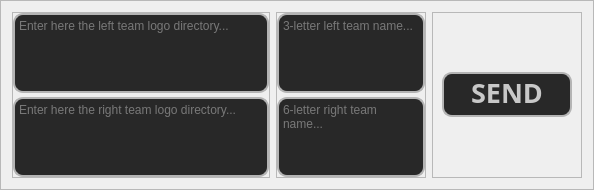
     <widget class="QFrame" name="dirs">
      <property name="maximumSize">
       <size>
        <width>16777215</width>
        <height>80</height>
       </size>
      </property>
      <property name="frameShape">
       <enum>QFrame::StyledPanel</enum>
      </property>
      <property name="frameShadow">
       <enum>QFrame::Raised</enum>
      </property>
      <layout class="QHBoxLayout" name="horizontalLayout_10">
       <item>
        <widget class="QFrame" name="frame_5">
         <property name="frameShape">
          <enum>QFrame::StyledPanel</enum>
         </property>
         <property name="frameShadow">
          <enum>QFrame::Raised</enum>
         </property>
         <layout class="QVBoxLayout" name="verticalLayout_5">
          <property name="spacing">
           <number>4</number>
          </property>
          <property name="leftMargin">
           <number>0</number>
          </property>
          <property name="topMargin">
           <number>0</number>
          </property>
          <property name="rightMargin">
           <number>0</number>
          </property>
          <property name="bottomMargin">
           <number>0</number>
          </property>
          <item>
           <widget class="QTextEdit" name="lTeamLogo">
            <property name="styleSheet">
             <string notr="true">QTextEdit {
	border-radius: 10px;
	background-color: rgb(40, 40, 40);
	padding-bottom: 4px;
	color: rgb(200, 200, 200);
	border: 2px solid rgb(180, 180, 180);
}

QTextEdit:hover {
	border-radius: 10px;
	background-color: rgb(55, 55, 55);
	padding-bottom: 4px;
	color: rgb(210, 210, 210);
	border: 2px solid rgb(190, 190, 190);
}

QTextEdit:focus {
	border-radius: 10px;
	background-color: rgb(30, 30, 30);
	padding-bottom: 4px;
	color: rgb(190, 190, 190);
	border: 2px solid rgb(170, 170, 170);
}</string>
            </property>
            <property name="placeholderText">
             <string>Enter here the left team logo directory...</string>
            </property>
           </widget>
          </item>
          <item>
           <widget class="QTextEdit" name="rTeamLogo">
            <property name="styleSheet">
             <string notr="true">QTextEdit {
	border-radius: 10px;
	background-color: rgb(40, 40, 40);
	padding-bottom: 4px;
	color: rgb(200, 200, 200);
	border: 2px solid rgb(180, 180, 180);
}

QTextEdit:hover {
	border-radius: 10px;
	background-color: rgb(55, 55, 55);
	padding-bottom: 4px;
	color: rgb(210, 210, 210);
	border: 2px solid rgb(190, 190, 190);
}

QTextEdit:focus {
	border-radius: 10px;
	background-color: rgb(30, 30, 30);
	padding-bottom: 4px;
	color: rgb(190, 190, 190);
	border: 2px solid rgb(170, 170, 170);
}</string>
            </property>
            <property name="placeholderText">
             <string>Enter here the right team logo directory...</string>
            </property>
           </widget>
          </item>
         </layout>
        </widget>
       </item>
       <item>
        <widget class="QFrame" name="frame_7">
         <property name="minimumSize">
          <size>
           <width>150</width>
           <height>0</height>
          </size>
         </property>
         <property name="maximumSize">
          <size>
           <width>150</width>
           <height>16777215</height>
          </size>
         </property>
         <property name="frameShape">
          <enum>QFrame::StyledPanel</enum>
         </property>
         <property name="frameShadow">
          <enum>QFrame::Raised</enum>
         </property>
         <layout class="QVBoxLayout" name="verticalLayout_6">
          <property name="spacing">
           <number>4</number>
          </property>
          <property name="leftMargin">
           <number>0</number>
          </property>
          <property name="topMargin">
           <number>0</number>
          </property>
          <property name="rightMargin">
           <number>0</number>
          </property>
          <property name="bottomMargin">
           <number>0</number>
          </property>
          <item>
           <widget class="QTextEdit" name="lTeamName">
            <property name="styleSheet">
             <string notr="true">QTextEdit {
	border-radius: 10px;
	background-color: rgb(40, 40, 40);
	padding-bottom: 4px;
	color: rgb(200, 200, 200);
	border: 2px solid rgb(180, 180, 180);
}

QTextEdit:hover {
	border-radius: 10px;
	background-color: rgb(55, 55, 55);
	padding-bottom: 4px;
	color: rgb(210, 210, 210);
	border: 2px solid rgb(190, 190, 190);
}

QTextEdit:focus {
	border-radius: 10px;
	background-color: rgb(30, 30, 30);
	padding-bottom: 4px;
	color: rgb(190, 190, 190);
	border: 2px solid rgb(170, 170, 170);
}</string>
            </property>
            <property name="placeholderText">
             <string>3-letter left team name...</string>
            </property>
           </widget>
          </item>
          <item>
           <widget class="QTextEdit" name="rTeamName">
            <property name="styleSheet">
             <string notr="true">QTextEdit {
	border-radius: 10px;
	background-color: rgb(40, 40, 40);
	padding-bottom: 4px;
	color: rgb(200, 200, 200);
	border: 2px solid rgb(180, 180, 180);
}

QTextEdit:hover {
	border-radius: 10px;
	background-color: rgb(55, 55, 55);
	padding-bottom: 4px;
	color: rgb(210, 210, 210);
	border: 2px solid rgb(190, 190, 190);
}

QTextEdit:focus {
	border-radius: 10px;
	background-color: rgb(30, 30, 30);
	padding-bottom: 4px;
	color: rgb(190, 190, 190);
	border: 2px solid rgb(170, 170, 170);
}</string>
            </property>
            <property name="placeholderText">
             <string>6-letter right team name...</string>
            </property>
           </widget>
          </item>
         </layout>
        </widget>
       </item>
       <item>
        <widget class="QFrame" name="frame_6">
         <property name="minimumSize">
          <size>
           <width>150</width>
           <height>0</height>
          </size>
         </property>
         <property name="maximumSize">
          <size>
           <width>150</width>
           <height>16777215</height>
          </size>
         </property>
         <property name="frameShape">
          <enum>QFrame::StyledPanel</enum>
         </property>
         <property name="frameShadow">
          <enum>QFrame::Raised</enum>
         </property>
         <layout class="QHBoxLayout" name="horizontalLayout_11">
          <item>
           <widget class="QPushButton" name="btnSend">
            <property name="minimumSize">
             <size>
              <width>0</width>
              <height>40</height>
             </size>
            </property>
            <property name="font">
             <font>
              <family>Segoe UI Black</family>
              <pointsize>20</pointsize>
              <weight>75</weight>
              <bold>true</bold>
             </font>
            </property>
            <property name="cursor">
             <cursorShape>PointingHandCursor</cursorShape>
            </property>
            <property name="styleSheet">
             <string notr="true">QPushButton {
	border-radius: 10px;
	background-color: rgb(40, 40, 40);
	padding-bottom: 4px;
	color: rgb(200, 200, 200);
	border: 2px solid rgb(180, 180, 180);
}

QPushButton:hover {
	border-radius: 10px;
	background-color: rgb(55, 55, 55);
	padding-bottom: 4px;
	color: rgb(210, 210, 210);
	border: 2px solid rgb(190, 190, 190);
}

QPushButton:pressed {
	border-radius: 10px;
	background-color: rgb(30, 30, 30);
	padding-bottom: 4px;
	color: rgb(190, 190, 190);
	border: 2px solid rgb(170, 170, 170);
}</string>
            </property>
            <property name="text">
             <string>SEND</string>
            </property>
           </widget>
          </item>
         </layout>
        </widget>
       </item>
      </layout>
     </widget>
